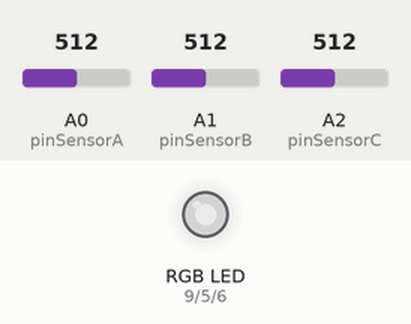
Recording of a sketch running on a simulated Arduino Uno, built with avr-gcc and run on an emulated ATmega328P. Shown: an RGB LED mixed from three pins (HIGH = lit). Inputs (shaded band) come from the test bench; at power-on: A0 (pinSensorA) = 512, A1 (pinSensorB) = 512, A2 (pinSensorC) = 512. Dim RGB values are drawn brighter than linear.

Above: at 1.2 s.
1.3 s: A0 (pinSensorA) set to 716
At 2.1 s:
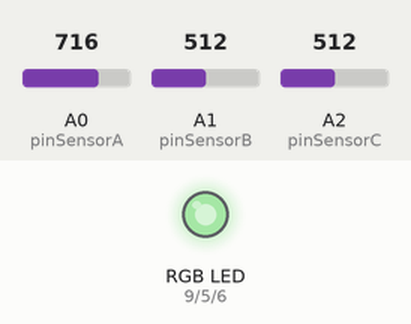
2.8 s: A1 (pinSensorB) set to 716
At 3.3 s:
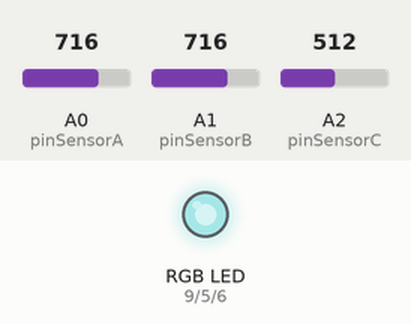
4.3 s: A2 (pinSensorC) set to 716
At 5.5 s:
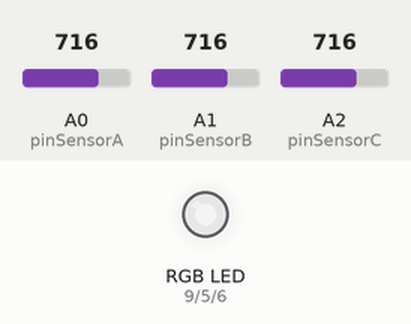
5.8 s: A0 (pinSensorA) set to 900
At 6.8 s:
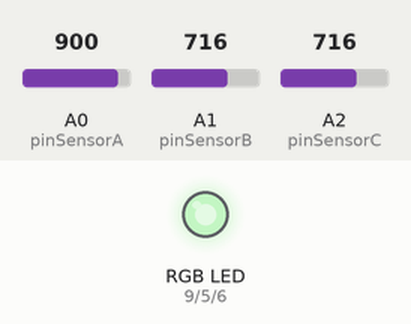
7.3 s: A1 (pinSensorB) set to 900
At 7.9 s:
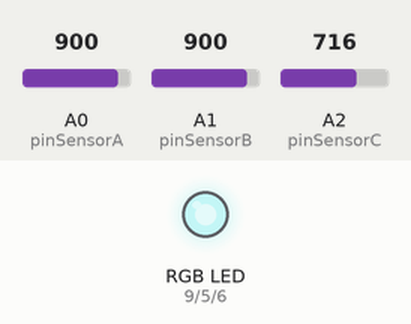
8.8 s: A2 (pinSensorC) set to 900
At 10.2 s:
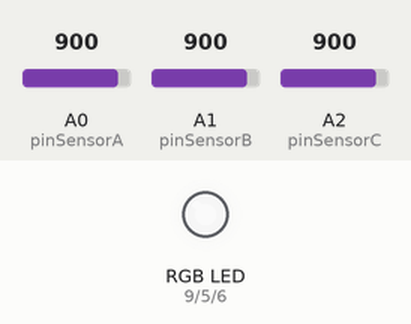
Timing chart, 0 to 11.3 s (numbered marks = the images above; inputs shaded):
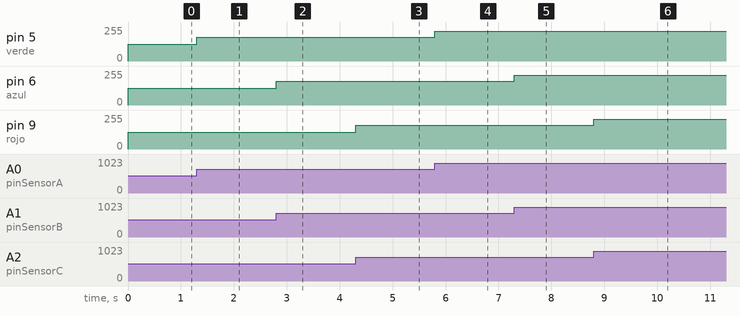

Measured:
- after the input at 1.3 s, pin 5 (verde): 127/255 → 178/255 at once
- after the input at 2.8 s, pin 6 (azul): 127/255 → 178/255 at once
- after the input at 4.3 s, pin 9 (rojo): 127/255 → 178/255 at once
- after the input at 5.8 s, pin 5 (verde): 178/255 → 224/255 at once
- after the input at 7.3 s, pin 6 (azul): 178/255 → 224/255 at once
- after the input at 8.8 s, pin 9 (rojo): 178/255 → 224/255 at once

The sketch:

tp_1_51.ino
```cpp
#define verde 5
#define azul 6
#define rojo 9
#define pinSensorA 0
#define pinSensorB 1
#define pinSensorC 2
int valorPotenciometroA = 0;
int valorPotenciometroB = 0;
int valorPotenciometroC = 0;
int brilloLedA = 0;
int brilloLedB = 0;
int brilloLedC = 0;


void setup()
{
  Serial.begin(9600);
  pinMode(azul, OUTPUT);
  pinMode(verde, OUTPUT);
  pinMode(rojo, OUTPUT);
  pinMode(pinSensorA, INPUT);
  pinMode(pinSensorB, INPUT);
  pinMode(pinSensorC, INPUT);
}

void loop()
{
  valorPotenciometroA = analogRead(pinSensorA);
  valorPotenciometroB = analogRead(pinSensorB);
  valorPotenciometroC = analogRead(pinSensorC);
  brilloLedA = map(valorPotenciometroA, 0, 1023, 0, 255);
  brilloLedB = map(valorPotenciometroB, 0, 1023, 0, 255);
  brilloLedC = map(valorPotenciometroC, 0, 1023, 0, 255);
  analogWrite(verde, brilloLedA);
  analogWrite(azul, brilloLedB);
  analogWrite(rojo, brilloLedC);

}
```
